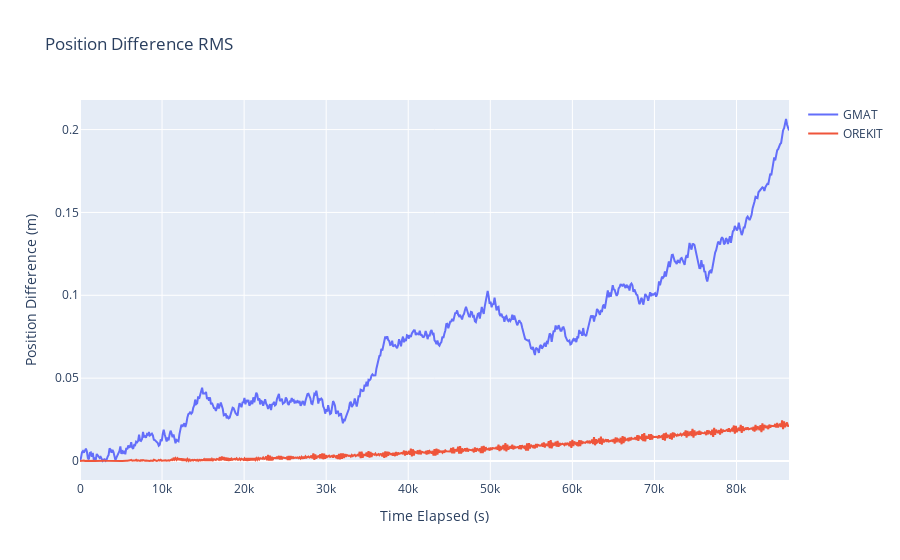

Notebook code for this chart:
### Markdown cell above
Plot position error

### Code cell
orbit_df_RMS_position_list = [
    ostk_states_compared_df[list_ind][["Elapsed secs", "${\delta}x$"]]
    for list_ind in range(0, len(all_comparison_states))
]

figure = go.Figure()
figure.update_layout(title=f"Position Difference RMS", showlegend=True, height=1000)
figure.update_xaxes(title_text="Time Elapsed (s)")
figure.update_yaxes(title_text="Position Difference (m)")

for list_ind, orbit_df_RMS_position in enumerate(orbit_df_RMS_position_list):
    figure.add_trace(
        go.Scatter(
            x=orbit_df_RMS_position["Elapsed secs"],
            y=orbit_df_RMS_position["${\delta}x$"],
            name=legend_name_list[list_ind],
            mode="lines",
        )
    )

figure.show()

### Figure 1 — Plotly figure (JSON) as saved in the notebook; plotly's stock layout.template omitted (floating-point values rounded to 4 significant figures; data arrays with more than 128 entries replaced by an {"elided": "..."} marker saying what was removed)
{"data": [{"mode": "lines", "name": "GMAT", "type": "scatter", "x": {"elided": "721 float values"}, "y": {"elided": "721 float values"}}, {"mode": "lines", "name": "OREKIT", "type": "scatter", "x": {"elided": "721 int values"}, "y": {"elided": "721 float values"}}], "layout": {"autosize": true, "showlegend": true, "title": {"text": "Position Difference RMS"}, "xaxis": {"autorange": true, "range": [0, 86400.0], "title": {"text": "Time Elapsed (s)"}, "type": "linear"}, "yaxis": {"autorange": true, "range": [-0.01147, 0.2179], "title": {"text": "Position Difference (m)"}, "type": "linear"}}}
